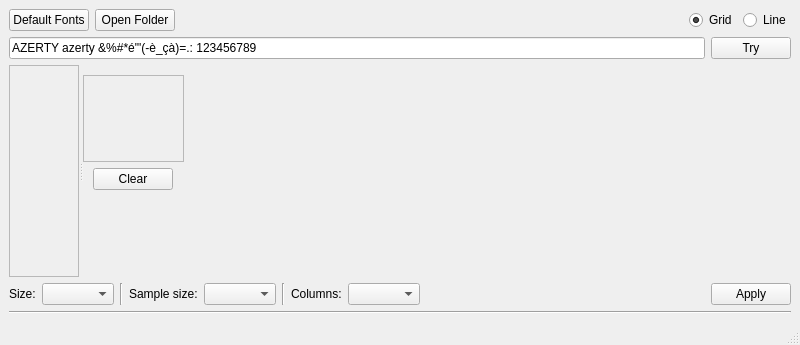
<?xml version="1.0" encoding="UTF-8"?>
<ui version="4.0">
 <class>MainWindowBase</class>
 <widget class="QMainWindow" name="MainWindowBase">
  <property name="geometry">
   <rect>
    <x>0</x>
    <y>0</y>
    <width>800</width>
    <height>345</height>
   </rect>
  </property>
  <property name="windowTitle">
   <string notr="true">Font Install</string>
  </property>
  <property name="windowIcon">
   <iconset resource="ressources.qrc">
    <normaloff>:/images/icon</normaloff>:/images/icon</iconset>
  </property>
  <widget class="QWidget" name="centralwidget">
   <layout class="QVBoxLayout" name="verticalLayout">
    <item>
     <layout class="QHBoxLayout" name="inputLayout">
      <item>
       <widget class="QPushButton" name="buttonDefault">
        <property name="text">
         <string>Default Fonts</string>
        </property>
       </widget>
      </item>
      <item>
       <widget class="QPushButton" name="buttonFolder">
        <property name="text">
         <string>Open Folder</string>
        </property>
       </widget>
      </item>
      <item>
       <spacer name="horizontalSpacer">
        <property name="orientation">
         <enum>Qt::Horizontal</enum>
        </property>
        <property name="sizeHint" stdset="0">
         <size>
          <width>40</width>
          <height>20</height>
         </size>
        </property>
       </spacer>
      </item>
      <item>
       <layout class="QHBoxLayout" name="horizontalLayout_4">
        <item>
         <widget class="QRadioButton" name="radioGrid">
          <property name="text">
           <string>Grid</string>
          </property>
          <property name="checked">
           <bool>true</bool>
          </property>
         </widget>
        </item>
        <item>
         <widget class="QRadioButton" name="radioLine">
          <property name="text">
           <string>Line</string>
          </property>
          <property name="checked">
           <bool>false</bool>
          </property>
         </widget>
        </item>
       </layout>
      </item>
     </layout>
    </item>
    <item>
     <layout class="QHBoxLayout" name="textLayout">
      <item>
       <widget class="QLineEdit" name="lineEdit">
        <property name="text">
         <string notr="true">AZERTY azerty &amp;%#*é&quot;'(-è_çà)=.: 123456789</string>
        </property>
       </widget>
      </item>
      <item>
       <widget class="QPushButton" name="buttonTry">
        <property name="text">
         <string>Try</string>
        </property>
       </widget>
      </item>
     </layout>
    </item>
    <item>
     <widget class="QSplitter" name="splitter">
      <property name="orientation">
       <enum>Qt::Horizontal</enum>
      </property>
      <widget class="QScrollArea" name="scrollArea">
       <property name="widgetResizable">
        <bool>true</bool>
       </property>
       <widget class="QWidget" name="scrollAreaWidgetContents">
        <property name="geometry">
         <rect>
          <x>0</x>
          <y>0</y>
          <width>96</width>
          <height>76</height>
         </rect>
        </property>
       </widget>
      </widget>
      <widget class="QWidget" name="widget" native="true">
       <property name="sizePolicy">
        <sizepolicy hsizetype="Minimum" vsizetype="Expanding">
         <horstretch>0</horstretch>
         <verstretch>0</verstretch>
        </sizepolicy>
       </property>
       <widget class="QWidget" name="verticalLayoutWidget">
        <property name="geometry">
         <rect>
          <x>0</x>
          <y>10</y>
          <width>101</width>
          <height>115</height>
         </rect>
        </property>
        <layout class="QVBoxLayout" name="choiceLayout">
         <item>
          <widget class="QScrollArea" name="scrollAreaChoice">
           <property name="widgetResizable">
            <bool>true</bool>
           </property>
           <widget class="QWidget" name="scrollAreaChoiceWidget">
            <property name="geometry">
             <rect>
              <x>0</x>
              <y>0</y>
              <width>97</width>
              <height>76</height>
             </rect>
            </property>
           </widget>
          </widget>
         </item>
         <item>
          <layout class="QHBoxLayout" name="horizontalLayout">
           <item>
            <spacer name="horizontalSpacer_left">
             <property name="orientation">
              <enum>Qt::Horizontal</enum>
             </property>
             <property name="sizeHint" stdset="0">
              <size>
               <width>40</width>
               <height>20</height>
              </size>
             </property>
            </spacer>
           </item>
           <item>
            <widget class="QPushButton" name="buttonClear">
             <property name="sizePolicy">
              <sizepolicy hsizetype="Minimum" vsizetype="Fixed">
               <horstretch>0</horstretch>
               <verstretch>0</verstretch>
              </sizepolicy>
             </property>
             <property name="text">
              <string>Clear</string>
             </property>
            </widget>
           </item>
           <item>
            <spacer name="horizontalSpacer_right">
             <property name="orientation">
              <enum>Qt::Horizontal</enum>
             </property>
             <property name="sizeHint" stdset="0">
              <size>
               <width>40</width>
               <height>20</height>
              </size>
             </property>
            </spacer>
           </item>
          </layout>
         </item>
        </layout>
       </widget>
      </widget>
     </widget>
    </item>
    <item>
     <layout class="QHBoxLayout" name="optionLayout">
      <item>
       <widget class="QLabel" name="labelSize">
        <property name="text">
         <string>Size:</string>
        </property>
       </widget>
      </item>
      <item>
       <widget class="QComboBox" name="comboSize"/>
      </item>
      <item>
       <widget class="Line" name="line_1">
        <property name="orientation">
         <enum>Qt::Vertical</enum>
        </property>
       </widget>
      </item>
      <item>
       <widget class="QLabel" name="labelSampleSize">
        <property name="text">
         <string>Sample size:</string>
        </property>
       </widget>
      </item>
      <item>
       <widget class="QComboBox" name="comboSampleSize"/>
      </item>
      <item>
       <widget class="Line" name="line_2">
        <property name="orientation">
         <enum>Qt::Vertical</enum>
        </property>
       </widget>
      </item>
      <item>
       <widget class="QLabel" name="labelColumns">
        <property name="text">
         <string>Columns:</string>
        </property>
       </widget>
      </item>
      <item>
       <widget class="QComboBox" name="comboColumns"/>
      </item>
      <item>
       <spacer name="horizontalSpacer_options">
        <property name="orientation">
         <enum>Qt::Horizontal</enum>
        </property>
        <property name="sizeHint" stdset="0">
         <size>
          <width>40</width>
          <height>0</height>
         </size>
        </property>
       </spacer>
      </item>
      <item>
       <widget class="QPushButton" name="buttonApply">
        <property name="text">
         <string>Apply</string>
        </property>
       </widget>
      </item>
     </layout>
    </item>
    <item>
     <widget class="Line" name="lineOptions">
      <property name="orientation">
       <enum>Qt::Horizontal</enum>
      </property>
     </widget>
    </item>
    <item>
     <layout class="QHBoxLayout" name="sampleLayout"/>
    </item>
   </layout>
   <zorder>lineOptions</zorder>
   <zorder>scrollAreaChoice</zorder>
   <zorder>scrollArea</zorder>
   <zorder>scrollArea</zorder>
   <zorder>splitter</zorder>
   <zorder>widget</zorder>
   <zorder>horizontalLayoutWidget</zorder>
  </widget>
  <widget class="QStatusBar" name="statusbar"/>
 </widget>
 <resources>
  <include location="ressources.qrc"/>
 </resources>
 <connections/>
</ui>
